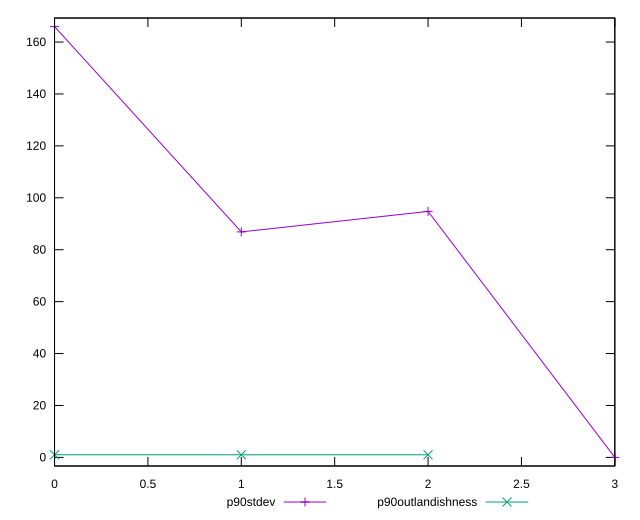

Write the gnuplot code that produced this figure.
reset

$p90Stdev <<EOF
0 165.93706912535848
1 86.86380500640145
2 94.77064463126078
3 0
EOF

$p90Outlandishness <<EOF
0 1.0229135601622295
1 0.9953066881584646
2 1.0014770972011595
EOF

set key outside below
set xrange [0:3]
set yrange [-3.3187413825071697:169.25581050786565]
set trange [-3.3187413825071697:169.25581050786565]
set terminal svg size 640, 520 enhanced background rgb 'white'
set output "reports/report_00027_2021-02-24T12-40-31.850Z/uses-rel-preload/progression/stddev.svg"

plot $p90Stdev title "p90stdev" with linespoints, \
     $p90Outlandishness title "p90outlandishness" with linespoints

reset
